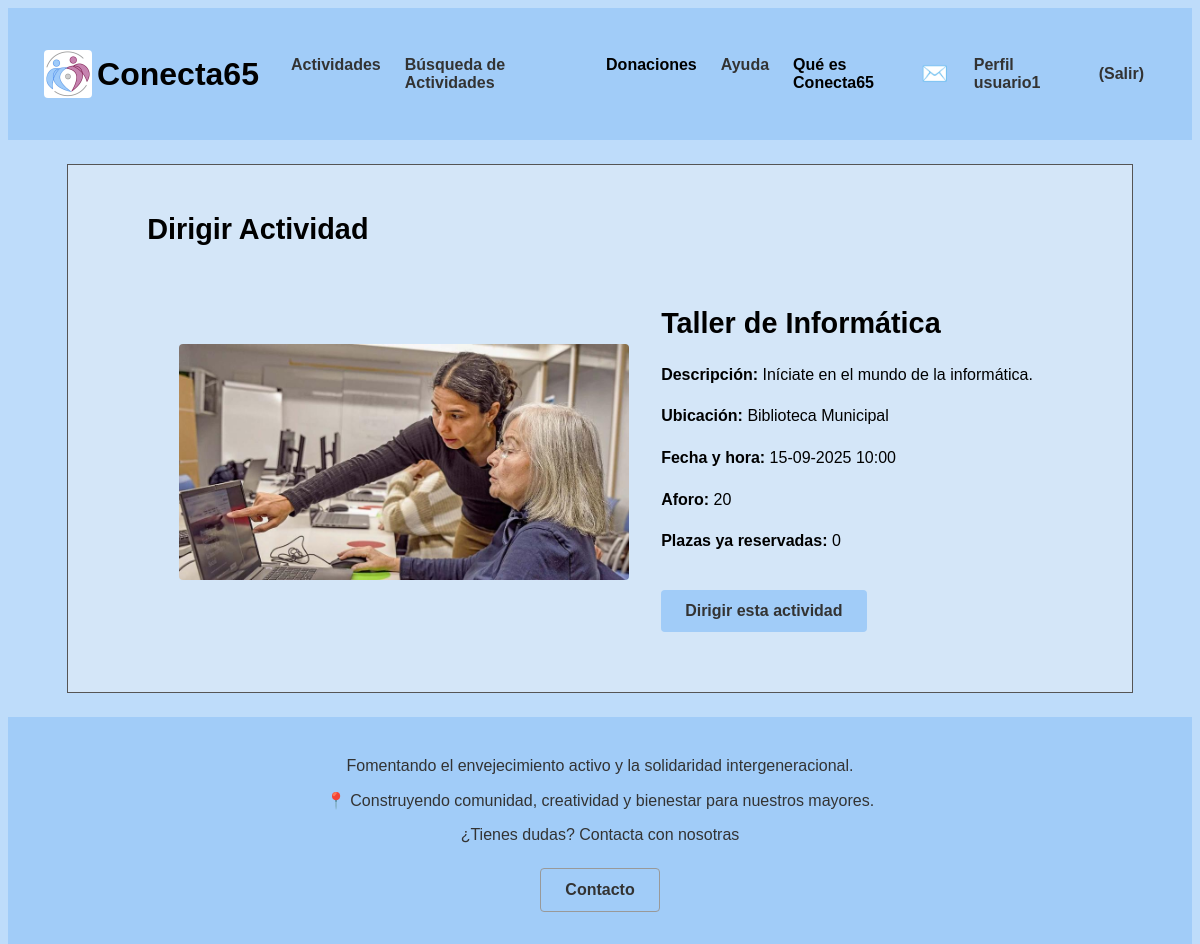
Page /p3_g1/vistaDirigirActividad.php?id=3 (signed in) on the committed database.
### tables this page shows
CREATE TABLE `actividades` (
  `id` int(10) UNSIGNED NOT NULL,
  `nombre` varchar(35) NOT NULL,
  `localizacion` varchar(70) NOT NULL,
  `fecha_hora` datetime(6) NOT NULL,
  `descripcion` text NOT NULL,
  `aforo` tinyint(3) NOT NULL,
  `dirigida` tinyint(1) NOT NULL,
  `ocupacion` tinyint(3) NOT NULL,
  `foto` varchar(50) NOT NULL,
  `categoria` tinyint(1) NOT NULL
);

### p3_g1/includes/actividad/actividadDTO.php (called while the page is built, shortened)
<?php
class actividadDTO
{
    private $id;
    private $nombre;
    private $localizacion;
    private $fecha_hora;
    private $descripcion;
    private $aforo;
    private $ocupacion;
    private $foto;
    public function __construct($id, $nombre, $localizacion, $fecha_hora, $descripcion, $aforo, $dirigida, $ocupacion, $foto)
    {
        $this->id = $id;
        $this->nombre = $nombre;
        $this->localizacion = $localizacion;
        $this->fecha_hora = $fecha_hora;
        $this->descripcion = $descripcion;
        $this->aforo = $aforo;
        $this->ocupacion = $ocupacion;
        $this->foto = $foto;
    }
    public function id()
    {
        return $this->id;
    }
    public function nombre()
    {
        return $this->nombre;
    }
    public function localizacion()
    {
        return $this->localizacion;
    }
    public function fecha_hora()
    {
        return $this->fecha_hora;
    }
    public function descripcion()
    {
        return $this->descripcion;
    }
    public function aforo()
    {
        return $this->aforo;
    }
    public function ocupacion()
    {
        return $this->ocupacion;
    }
    public function foto()
    {
        return $this->foto;
    }
}
?>

### p3_g1/includes/actividad/actividadDAO.php (called while the page is built, shortened)
<?php
class actividadDAO extends baseDAO implements IActividad
{
    public function getActividadById($id)
    {
        try {
            $conn = application::getInstance()->getConexionBd();
            $query = "SELECT id, nombre, localizacion, fecha_hora, descripcion, aforo, dirigida, ocupacion, foto FROM actividades WHERE id = ?";
            $stmt = $conn->prepare($query);
            $stmt->bind_param("i", $id);
            $stmt->execute();
            $stmt->bind_result($id, $nombre, $localizacion, $fecha_hora, $descripcion, $aforo, $dirigida, $ocupacion, $foto);
            if ($stmt->fetch()) {
                return new actividadDTO($id, $nombre, $localizacion, $fecha_hora, $descripcion, $aforo, $dirigida, $ocupacion, $foto);
            }
        } finally {
            if ($stmt) {
                $stmt->close();
            }
        }
        return null;
    }
   }
?>

### p3_g1/includes/actividad/actividadAppService.php (called while the page is built, shortened)
<?php
require_once(__DIR__ . "/../config.php");
class actividadAppService
{
    public function getActividadById($id)
    {
        $IActividadDAO = actividadFactory::CreateActividad();
        $actividad = $IActividadDAO->getActividadById($id);
        return $actividad;
    }
}
?>

### p3_g1/includes/config.php (called while the page is built, shortened)
<?php
spl_autoload_register(function ($class) {
    $prefix = 'includes\\';
    $base_dir = __DIR__ . '/';
    $len = strlen($prefix);
    $relative_class = substr($class, $len);
    $file = $base_dir . str_replace('\\', '/', $relative_class) . '.php';
});
?>

### p3_g1/includes/actividadesusuario/actividadesusuarioAppService.php (called while the page is built, shortened)
<?php
class actividadesusuarioAppService
{
    private static $instance;
    public static function GetSingleton()
    {
        if (!self::$instance instanceof self)
        {
            self::$instance = new self;
        }
        return self::$instance;
    }
    public function isRegistrado($id_usuario, $id_actividad){
        $IActividadesusuarioDAO = actividadesusuarioFactory::CreateActividad();
        $int=$IActividadesusuarioDAO->isRegistrado($id_usuario, $id_actividad);
        return $int;
    }
}
?>

### p3_g1/includes/application.php (called while the page is built, shortened)
<?php
class application
{
    private static $instancia;
    public static function getInstance()
    {
        if (!self::$instancia instanceof self) {
            self::$instancia = new static();
        }
        return self::$instancia;
    }
    public function getUserDTO(): ?userDTO
    {
        try {
            $user = unserialize($_SESSION["userDTO"]);
            return ($user instanceof userDTO) ? $user : null;
        } catch (\Exception $e) {
            error_log("Error al deserializar userDTO: " . $e->getMessage());
            unset($_SESSION["userDTO"]);
            return null;
        }
    }
}

### p3_g1/includes/usuario/userDTO.php (called while the page is built, shortened)
<?php
class userDTO
{
    private $id;
    public function id()
    {
        return $this->id;
    }
}
?>

### p3_g1/includes/actividadesusuario/actividadesusuarioFactory.php (called while the page is built, shortened)
<?php
class actividadesusuarioFactory
{
    public static function CreateActividad() : IActividadesusuario
    {
        $actividadesusuarioDAO = new actividadesusuarioDAO();
        return $actividadesusuarioDAO;
    }
}
?>

### p3_g1/includes/comun/baseDAO.php (called while the page is built, shortened)
<?php
abstract class baseDAO
{
    protected function realEscapeString($field)
    {
        $conn = application::getInstance()->getConexionBd();
        return $conn->real_escape_string($field);
    }
}
?>

### p3_g1/includes/actividadesusuario/actividadesusuarioDAO.php (called while the page is built, shortened)
<?php
class actividadesusuarioDAO extends baseDAO implements IActividadesusuario
{
    public function isRegistrado($id_usuario, $id_actividad){
        $conn = application::getInstance()->getConexionBd();
        $escId_usuario = trim($this->realEscapeString($id_usuario));
        $escId_actividad = trim($this->realEscapeString($id_actividad));
        $query = "SELECT id_actividad FROM `actividades-usuario` WHERE id_usuario = ? AND id_actividad= ? ";
        $stmt = $conn->prepare($query);
        try {
            $stmt->bind_param("ss", $escId_usuario, $escId_actividad);
            $stmt->execute();
            $stmt->store_result();
            $verdadero=$stmt->num_rows();
            return $verdadero;
        } finally {
            $stmt->close();
        }
    }
}
?>

### p3_g1/includes/dirigirActividad/dirigirActividad.php (the view, shortened to what this page needs)
<?php
require_once("includes/config.php");
class dirigirActividad
{
    private $actividad;
    public function __construct($actividad = null) {
        $this->actividad = $actividad;
    }
    public function Inicializacion(){
        $app = application::getInstance();
        $user = $app->getUserDTO();
        $actividadUsuarioAppService = actividadesusuarioAppService::GetSingleton();
        echo '<link rel="stylesheet" type="text/css" href="CSS/estiloActividad.css">';
        $fechaHora = new \DateTime($this->actividad->fecha_hora());
        $html = <<<EOF
        <div class="actividad">
            <div class="actividad-img">
                <img src="{$this->actividad->foto()}" alt="Imagen de la actividad">
            </div>
            <div class="actividad-detalles">
                <h1>{$this->actividad->nombre()}</h1>
                <p><strong>Descripción:</strong> {$this->actividad->descripcion()}</p>
                <p><strong>Ubicación:</strong> {$this->actividad->localizacion()}</p>
                <p><strong>Fecha y hora:</strong> {$fechaHora->format('d-m-Y H:i')}</p>
                <p><strong>Aforo:</strong> {$this->actividad->aforo()}</p>
                <p><strong>Plazas ya reservadas:</strong> {$this->actividad->ocupacion()}</p>
        EOF;
        if (!$actividadUsuarioAppService->isRegistrado($user->id(), $this->actividad->id())) {
            $html .= '<form method="post">';
            $html .= '<button type="submit" name="dirigir">Dirigir esta actividad</button>';
            $html .= '</form>';
        }
        return $html;
    }
}
?>

### p3_g1/CSS/estiloActividad.css (style rules this page uses)
.actividad { display: flex; justify-content: center; align-items: center; gap: 20px; padding: 20px; max-width: 1200px; margin: 0 auto; }
.actividad-img { flex-shrink: 0; }
img { width: 450px; height: 300px; object-fit: cover; border-radius: 10px; }
.actividad-detalles { max-width: 600px; line-height: 1.6; }
article h1 { margin-bottom: 10px; font-size: 1.8em; }
button { background-color: #007BFF; color: white; padding: 10px 15px; border: none; border-radius: 5px; cursor: pointer; margin-top: 20px; }

### p3_g1/CSS/estiloMovil.css (style rules this page uses)
.actividad { flex-direction: column; padding: 15px; gap: 15px; }
.actividad-img { width: 100%; }
.actividad-img img { width: 100%; height: auto; max-height: 250px; border-radius: 8px; }
.actividad-detalles { width: 100%; padding: 0 10px; line-height: 1.5; }
.actividad-detalles h1 { font-size: 1.5em; text-align: center; margin-bottom: 8px; }
.actividad-detalles button { width: 100%; padding: 12px; margin-top: 15px; }

### p3_g1/CSS/estilo.css (style rules this page uses)
html { height: 100%; width: 100%; margin: 0; padding: 0; font-family: 'Trebuchet MS', 'Lucida Sans Unicode', 'Lucida Grande', 'Lucida Sans', Arial, sans-serif; }
body { display: flex; flex-direction: column; background-color: #bedcfa; overflow-x: hidden; }
button { background-color: #a1ccf8; color: #333; font-weight: bold; font-size: 1rem; padding: 0.75rem 1.5rem; border: none; border-radius: 0.25rem; cursor: pointer; width: auto; }
img { margin: 0.75rem; border-radius: 0.25rem; max-width: 100%; height: auto; }

### rows in the picture
actividades: foto (picture), nombre "Taller de Informática", descripcion "Iníciate en el mundo de la informática.", localizacion "Biblioteca Municipal", fecha_hora "15-09-2025 10:00", aforo "20", ocupacion "0"

### other values in the picture
$emoji "✉️"
$user->nombre() "usuario1"
